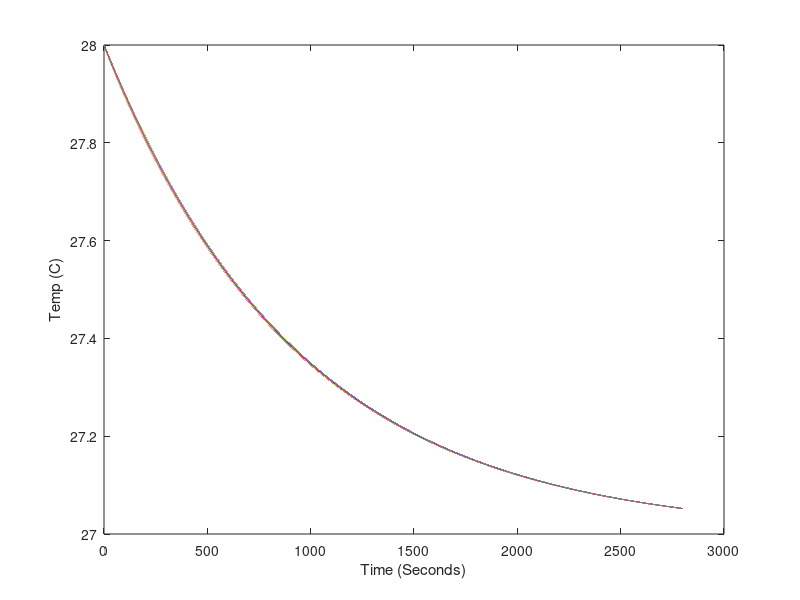

Reproduce this figure in MATLAB. (Note: this script raises an error after producing the figure.)
%Number of steps
Nx = 140; %Number of steps in length
Nt = 100000; %Number of steps in time
t0 = 0; %Start time (s)
tf = 2800; %End time (s)
x0 = 0; %Start length (m)
xf = 0.3; %End length (m)

%Constants
kc = 14; %Convection coefficient of horizontal Al rod (W/(m^2K))
k = 190; %Constant of conductivity of Al (W/(mK))
a = 0.011; %Radius of the rod (m)
e = 0.10; %Emmisivity of sandblasted Al rod
SBc = 5.67e-8; %Stefan-Boltzmann constant (W/(m^2K^4))
Tamb = 273+27; %Ambient temperature (K)
Cp = 950; %Specific heat capacity of Al (J/(K kg))
rho = 2.7e3; %Density of Al (kg/m^3)

%Calculated numbers
dx = (xf - x0)/(Nx);
dt = (tf - t0)/(Nt);
dT_convec = @(Tx) (kc*2*(Tx-Tamb)*dt)/(Cp*rho*a); %Temperature change due to convection (K)
dT_rad = @(Tx) (e*SBc*2*(Tx.^4-Tamb^4)*dt)/(Cp*rho*a); %Temperature change due to radiation (K)
dT_convec_end = @(Tx) (kc*(Tx-Tamb)*dt)/(Cp*rho*dx);
dT_rad_end = @(Tx) (e*SBc*(Tx.^4-Tamb^4)*dt)/(Cp*rho*dx);
dT = @(P) (P * dt)/(Cp * pi*a^2*dx*rho); %Temperature change in chunk (K)

%==============
%= Simulation =
%==============

%Constants
Pinl = 0; %Power into the left side of the rod (W)

%Storage
T = zeros(Nx, Nt); %Array o temp over time, indices are (x,t)

%initial
T(:,1) = ones(Nx,1)*(273+28); %Set all temperatures to Tamb

for time = 1:Nt-1
    %power in to and conduction out of first slice
    T(1,time+1)=T(1,time)+dT(Pinl)+((k/(Cp*rho))*(T(2,time)-T(1,time))./dx^2)*dt;
    
    %temperature changes due to conduction along rod
    T(2:Nx-1,time+1)=T(2:Nx-1,time)+(k/(Cp*rho))*((T(3:Nx,time)-2*T(2:Nx-1,time)+T(1:Nx-2,time))./dx^2)*dt;
    T(Nx,time+1) = T(Nx,time)-((k/(Cp*rho))*(T(Nx,time)-T(Nx-1,time))./dx^2)*dt;
    
    %temperature changes due to loss in convection and radiation
    T(1:Nx,time+1)=T(1:Nx,time+1) - dT_convec(T(1:Nx,time+1)) - dT_rad(T(1:Nx,time+1));
    
    %convection and radiation at cold and hot end of rod
    T(Nx,time+1)=T(Nx,time+1) - dT_convec_end(T(Nx,time+1)) - dT_rad_end(T(Nx,time+1));
end


% Point trim for data (to allow for time it takes to heat power resistor)
notTrimmed = false; 
if notTrimmed
    l = length(T1);
    numTrim = 4;
    T1 = T1(numTrim:l);
    T2 = T2(numTrim:l);
    T3 = T3(numTrim:l);
    T4 = T4(numTrim:l);
    T5 = T5(numTrim:l);
    timeDATA = timeDATA(1:length(T1));
end

timeSim = linspace(0,tf,Nt);

% Plot of all points of rod simulation
% for position = 1:Nx
%     plot(timeSim,(T(position,:)-273));
%     hold on;
% end

plot(timeSim,(T(1,:)-273));
hold on;
plot(timeSim,(T(Nx,:)-273));
plot(timeSim,(T(floor(Nx/3),:)-273));
plot(timeSim,(T(floor(Nx*2/3),:)-273));

xlabel('Time (Seconds)');
ylabel('Temp (C)');

plot(timeDATA, T1, 'c', timeDATA, T2, 'y', timeDATA, T3, 'g', timeDATA, T4, 'r', timeDATA, T5, 'm')

% Calculate chai squared values
X1 = zeros(1,length(timeDATA));
X2 = zeros(1,length(timeDATA));
X3 = zeros(1,length(timeDATA));
X4 = zeros(1,length(timeDATA));
T = T-273;
for tindex = 1:length(timeDATA)
   % Getting correct indices
   tcur = timeDATA(tindex);
   tmp = abs(timeSim-tcur);
   [idx idx] = min(tmp); %index of closest value
   TData1 = T1(tindex);
   TSim1 = T(Nx,idx);
   X1(tindex) = (TData1-TSim1)^2;
   
   TData2 = T2(tindex);
   TSim2 = T(floor(Nx*2/3),idx);
   X2(tindex) = (TData2-TSim2)^2;
   
   TData3 = T3(tindex);
   TSim3 = T(floor(Nx/3),idx);
   X3(tindex) = (TData3-TSim3)^2;
   
   TData4 = T4(tindex);
   TSim4 = T(1,idx);
   X4(tindex) = (TData4-TSim4)^2;
end

Xsquare1 = sum(X1)/length(X1)
Xsquare2 = sum(X2)/length(X2)
Xsquare3 = sum(X3)/length(X3)
Xsquare4 = sum(X4)/length(X4)
XsquareTot = (Xsquare1^2 + Xsquare2^2 + Xsquare3^2 + Xsquare4^2)/4

hold off;